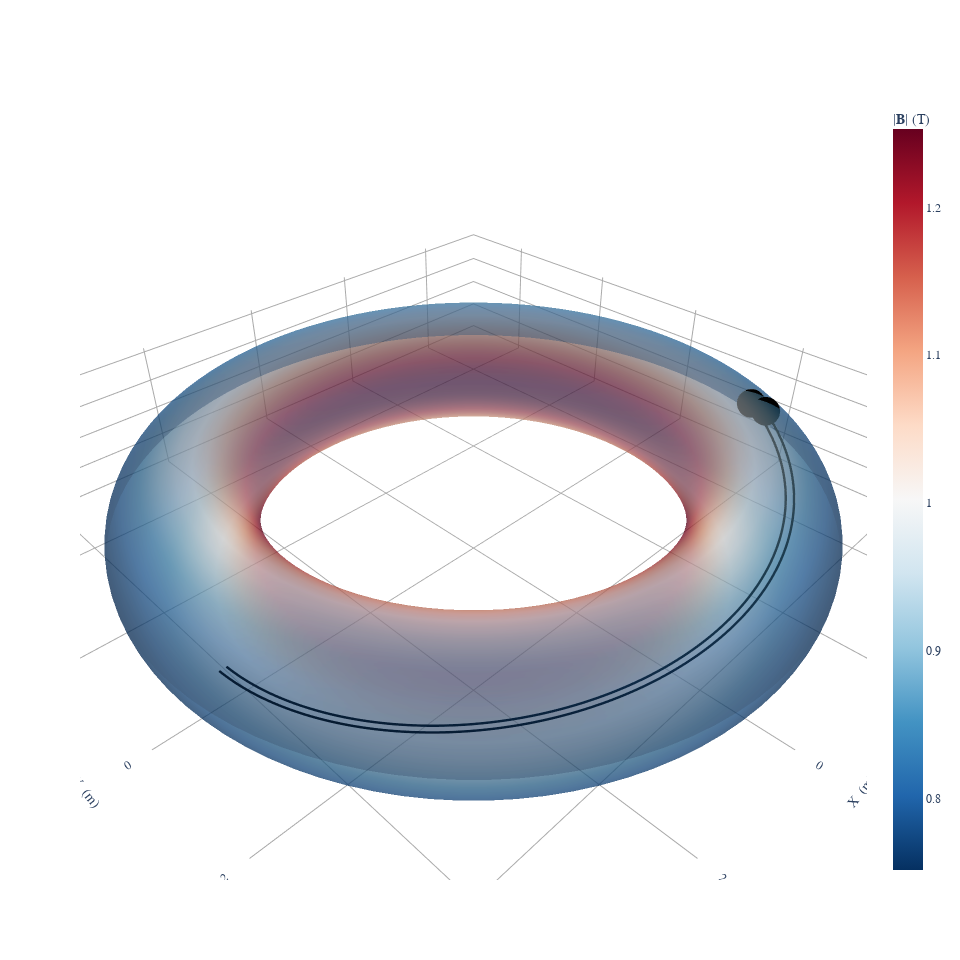

The code cell stored with this chart in its notebook:
### Code cell
from diffrax import Euler, Heun, Tsit5
from desc.particles import *
R0 = np.array([4.2, 4.3])
particles = ManualParticleInitializerLab(R0=R0, phi0=0, Z0=-0.5, xi0=1, E=1e7, eq=eq)
model = VacuumGuidingCenterTrajectory(frame="flux")
ts = np.linspace(0, 5e-7, 1000)

eq.iota = eq.get_profile("iota")
fig = plot_3d(eq, "|B|", alpha=0.5)
fig, data = plot_particle_trajectories(
    field=eq, model=model, initializer=particles, ts=ts, 
    return_data=True, solver=Tsit5(), 
    fig=fig, bounds_R=(0, 1),
)
fig

### Figure 1 — Plotly figure (JSON) as saved in the notebook; plotly's stock layout.template omitted (floating-point values rounded to 4 significant figures; data arrays with more than 128 entries replaced by an {"elided": "..."} marker saying what was removed)
{"data": [{"colorbar": {"title": {"text": "|𝐁| (T)"}}, "colorscale": [[0, "rgb(5,48,97)"], [0.1, "rgb(33,102,172)"], [0.2, "rgb(67,147,195)"], [0.3, "rgb(146,197,222)"], [0.4, "rgb(209,229,240)"], [0.5, "rgb(247,247,247)"], [0.6, "rgb(253,219,199)"], [0.7, "rgb(244,165,130)"], [0.8, "rgb(214,96,77)"], [0.9, "rgb(178,24,43)"], [1, "rgb(103,0,31)"]], "flatshading": true, "i": {"elided": "20200 int values"}, "intensity": {"elided": "10201 float values"}, "j": {"elided": "20200 int values"}, "k": {"elided": "20200 int values"}, "name": "|𝐁| (T)", "opacity": 0.5, "showscale": true, "type": "mesh3d", "x": {"elided": "10201 float values"}, "y": {"elided": "10201 float values"}, "z": {"elided": "10201 float values"}}, {"hovertext": "Particle[0]", "line": {"color": "black", "dash": "solid", "width": 5}, "marker": {"size": 0}, "mode": "lines", "name": "Particle[0]", "showlegend": false, "type": "scatter3d", "x": {"elided": "1000 float values"}, "y": {"elided": "1000 float values"}, "z": {"elided": "1000 float values"}}, {"hovertext": "Particle[0] End Point", "marker": {"color": "black", "size": 10}, "mode": "markers", "name": "Particle[0] End Point", "showlegend": false, "type": "scatter3d", "x": [-3.611], "y": [2.145], "z": [0.8302]}, {"hovertext": "Particle[1]", "line": {"color": "black", "dash": "solid", "width": 5}, "marker": {"size": 0}, "mode": "lines", "name": "Particle[1]", "showlegend": false, "type": "scatter3d", "x": {"elided": "1000 float values"}, "y": {"elided": "1000 float values"}, "z": {"elided": "1000 float values"}}, {"hovertext": "Particle[1] End Point", "marker": {"color": "black", "size": 10}, "mode": "markers", "name": "Particle[1] End Point", "showlegend": false, "type": "scatter3d", "x": [-3.557], "y": [2.416], "z": [0.8302]}], "layout": {"font": {"family": "Times"}, "height": 960.5, "scene": {"aspectmode": "data", "xaxis": {"backgroundcolor": "white", "gridcolor": "darkgrey", "showbackground": false, "showgrid": true, "showticklabels": true, "title": {"text": "X  (m)"}, "zeroline": true, "zerolinecolor": "darkgrey"}, "yaxis": {"backgroundcolor": "white", "gridcolor": "darkgrey", "showbackground": false, "showgrid": true, "showticklabels": true, "title": {"text": "Y  (m)"}, "zeroline": true, "zerolinecolor": "darkgrey"}, "zaxis": {"backgroundcolor": "white", "gridcolor": "darkgrey", "showbackground": false, "showgrid": true, "showticklabels": true, "title": {"text": "Z  (m)"}, "zeroline": true, "zerolinecolor": "darkgrey"}}, "title": {"text": "", "x": 0.5, "xanchor": "center", "y": 0.9, "yanchor": "top"}, "width": 960.5}}
